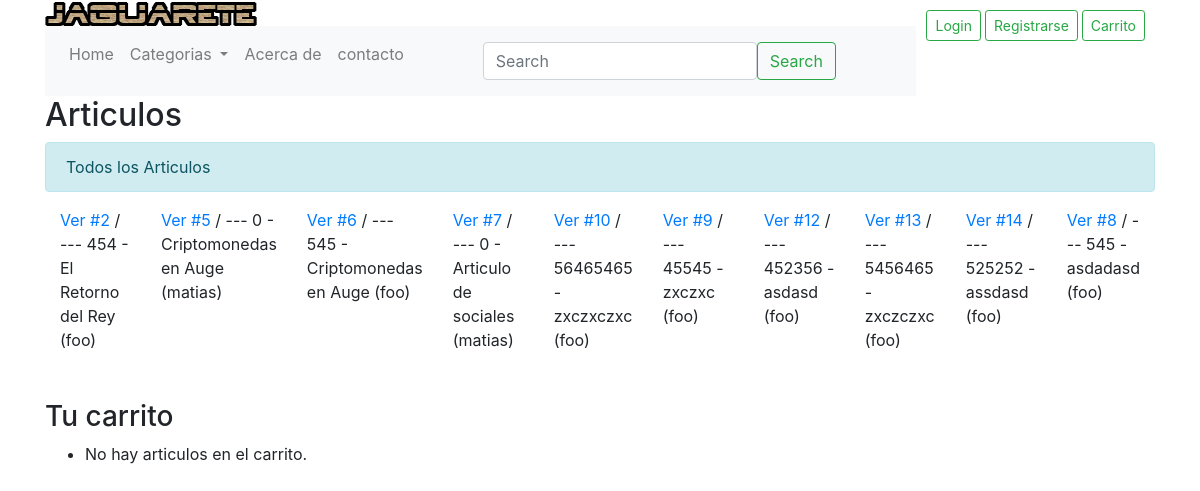
The page / on the database its author committed.
### sitio/models.py (models this page shows)
class Articulo(models.Model):
    seccion = models.ForeignKey(Seccion, on_delete=models.CASCADE, related_name="clasificacion_seccion")
    fecha_publicacion = models.DateField(null= False)
    titulo = models.CharField(max_length=250, null=False)
    contenido = models.CharField(max_length=2000, null=False)
    imagen = models.FileField(upload_to='imagenes/')
    publicador = models.ForeignKey(User, on_delete=models.CASCADE, related_name="publicador")
    precio_art = models.IntegerField(default=0)
    def __str__(self):
        return f"{self.precio_art} - {self.titulo} ({self.publicador})"

### sitio/views.py (the view)
# urls.py: path('', views.index, name="index"),
def index(request):
    if "carrito" not in request.session:
        request.session["carrito"] = []
    return render(request,"blog/index.html", {
        "lista_articulos": Articulo.objects.all().order_by("fecha_publicacion")[:10],
        "lista_secciones": Seccion.objects.all(),
        "carrito": request.session["carrito"],
    })

### sitio/models.py (called while the page is built)
    def __str__(self):
        return f"{self.descripcion}"

### sitio/templates/blog/index.html (shortened to what this page needs)
{% extends "blog/layout.html" %}
{% block content %}
    <h2>Articulos</h2>
    {% if seccion_seleccionada %}
        <div class="alert alert-info" role="alert">{{ seccion_seleccionada }}</div>
    {% else %}
        <div class="alert alert-info" role="alert">Todos los Articulos</div>
    {% endif %}
    <div class="container">
        <div class="row align-items-start">
        {% for un_articulo in lista_articulos %}
          <div class="col">
            <a href="{% url 'sitio:articulo' un_articulo.id %}">Ver #{{un_articulo.id}}</a> /
                --- {{un_articulo}}
          </div>
        {% empty %}
        <li>No hay articulos en ésta Sección.</li>
        {% endfor %}
        </div>
    </div>
    {% if not user.is_staff %}
    <br>
    <br>
    <h3>Tu carrito</h3>
    <ul>
        {% for articulo in carrito %}
            <li>{{articulo}}
            </li>
        {% empty %}
            <li>No hay articulos en el carrito.</li>
        {% endfor %}
    </ul>
    {% endif %}
{% endblock %}

### sitio/templates/blog/layout.html (shortened to what this page needs)
{% load static %}
<!DOCTYPE html>
<html lang="es">
    <head>
        <link rel="stylesheet" href="{% static 'estilos.css' %}">
        <link rel="stylesheet" href="https://stackpath.bootstrapcdn.com/bootstrap/4.3.1/css/bootstrap.min.css">
    </head>
    <body>
        <div class="container">
            <header>
                <div id="bloque_login">
                    {% if user.is_authenticated %}
                        Estas conectado como: {{ user.get_username }} <a role="button" class="btn btn-outline-warning btn-sm" href="{% url 'logout'%}?next={{request.path}}">Salir</a>
                        {% if not user.is_staff %} <a role="button" class="btn btn-outline-success" href="{% url 'sitio:carrito_us' %}">Carrito</a>{% endif %}
                    {% else %}
                        <a role="button" class="btn btn-outline-success btn-sm" href="{% url 'login'%}?next={{request.path}}">Login</a>
                        <a role="button" class="btn btn-outline-success btn-sm" href="#">Registrarse</a>
                        <a role="button" class="btn btn-outline-success btn-sm" href="{% url 'login'%}?next={{request.path}}">Carrito</a>
                    {% endif %}
                </div>
                <a><img src="{% static 'LOGO.png' %}" alt="Logo" /></a>
            </header>
            <nav id="menu_principal" class="navbar navbar-expand-lg navbar-light bg-light">
                <ul class="navbar-nav">
                    <li class="nav-item">
                        <a class="nav-link" href="{% url 'sitio:index' %}">
                            Home
                        </a>
                    </li>
                    <li class="nav-item">
                        <div class="dropdown">
                            <a type="button" class="nav-link dropdown-toggle" data-toggle="dropdown">
                            Categorias
                            </a>
                        </div>
                    </li>
                    <li class="nav-item">
                        <a class="nav-link" href="#">Acerca de </a>
                    </li>
                    <li class="nav-item">
                        <a class="nav-link" href="#">contacto </a>
                    </li>
                <ul>
                    <nav class="navbar navbar-light bg-light">
                        <div class="container-fluid">
                          <form class="d-flex">
                            <input class="form-control me-2" type="search" placeholder="Search" aria-label="Search">
                            <button class="btn btn-outline-success" type="submit">Search</button>
                          </form>
                        </div>
                      </nav>
            </nav>
            {% block content %}
            {% endblock %}
        </div>
    </body>
</html>

### sitio/static/estilos.css (style rules this page uses)
#menu_principal { align-items: center; }
#bloque_login { display: block; float: right; font-size: 14px; margin: 10px; }

### rows shown on the page
Articulo: id "2", precio_art+titulo+publicador "454 - El Retorno del Rey (foo)"
Articulo: id "5", precio_art+titulo+publicador "0 - Criptomonedas en Auge (matias)"
Articulo: id "6", precio_art+titulo+publicador "545 - Criptomonedas en Auge (foo)"
Articulo: id "7", precio_art+titulo+publicador "0 - Articulo de sociales (matias)"
Articulo: id "10", precio_art+titulo+publicador "56465465 - zxczxczxc (foo)"
Articulo: id "9", precio_art+titulo+publicador "45545 - zxczxc (foo)"
Articulo: id "12", precio_art+titulo+publicador "452356 - asdasd (foo)"
Articulo: id "13", precio_art+titulo+publicador "5456465 - zxczczxc (foo)"
Articulo: id "14", precio_art+titulo+publicador "525252 - assdasd (foo)"
Articulo: id "8", precio_art+titulo+publicador "545 - asdadasd (foo)"
